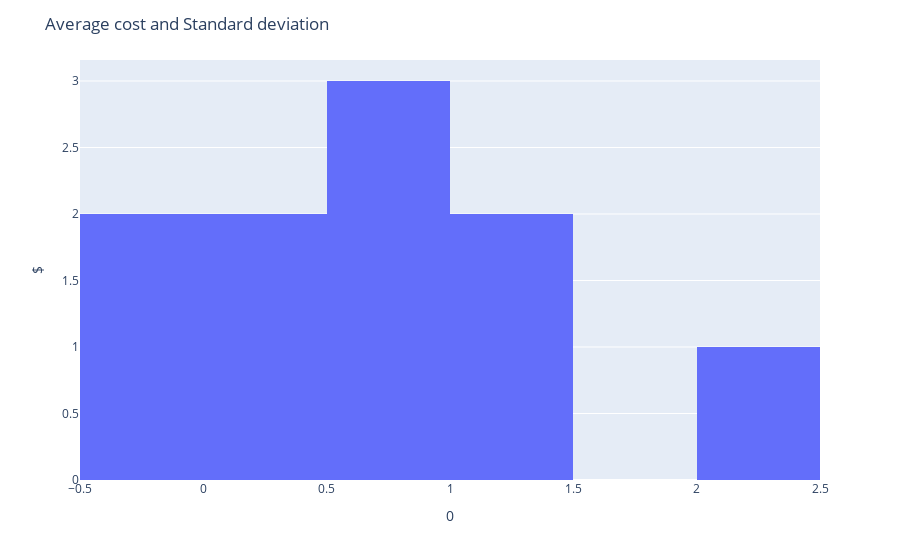

Notebook cell for this chart:
### Code cell
w_T_means = pd.DataFrame(w_T_means)
w_T_means = w_T_means.T



# Add traces for each column

fig = px.histogram(w_T_means.T,x= 0,nbins=10)

# Update layout
fig.update_layout(
    title='Average cost and Standard deviation',
    yaxis_title='$',
    template='plotly',
    legend=dict(title='Options'),
)

# Show the plot
fig.show()

### Figure 1 — Plotly figure (JSON) as saved in the notebook; plotly's stock layout.template omitted (floating-point values rounded to 4 significant figures)
{"data": [{"alignmentgroup": "True", "bingroup": "x", "hovertemplate": "0=%{x}<br>count=%{y}<extra></extra>", "legendgroup": "", "marker": {"color": "#636efa", "pattern": {"shape": ""}}, "name": "", "nbinsx": 10, "offsetgroup": "", "orientation": "v", "showlegend": false, "type": "histogram", "x": [2.245, 0.07644, 0.7985, 1.156, 1.15, 0.6987, 0.9193, 0.03708, -0.2893, -0.03655], "xaxis": "x", "yaxis": "y"}], "layout": {"barmode": "relative", "legend": {"title": {"text": "Options"}, "tracegroupgap": 0}, "margin": {"t": 60}, "title": {"text": "Average cost and Standard deviation"}, "xaxis": {"anchor": "y", "domain": [0, 1], "title": {"text": "0"}}, "yaxis": {"anchor": "x", "domain": [0, 1], "title": {"text": "$"}}}}
